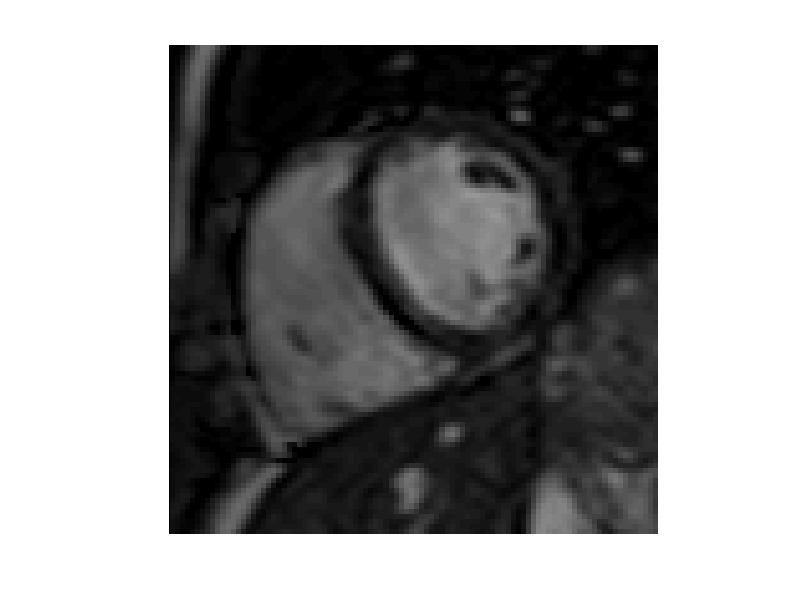

The MATLAB script that drew this image: (Note: this script raises an error after producing the figure.)
%% Matlab stub for task 2 in assignment 4 in Image analysis

load heart_data % load data

M = 96; % height of image, change this!
N = 96; % width of image, change this!

n = M*N; % Number of image pixels
figure;
imshow(im)
%% Estimate the means and the standard
chamber= chamber_values;
background= background_values;

chamber_mean = mean(chamber);
chamber_std = std(chamber);

background_mean = mean(background);
background_std = std(background);

fprintf('Chamber: mean = %f, std = %f\n', chamber_mean, chamber_std);
fprintf('Background: mean = %f, std = %f\n', background_mean, background_std);

%%
% create neighbour structure

Neighbours = edges8connected(M,N); % use 4-neighbours (or 8-neighbours with edges8connected)

i=Neighbours(:,1); 
j=Neighbours(:,2);
A = sparse(i,j,1,n,n); % create sparse matrix of connections between pixels 


% We can make A into a graph, and show it (test this for example for M = 5, N = 6 to
% see. For the full image it's not easy to see structure)
Ag = graph(A);
% plot(Ag);

% Choose weights:
[Gx, Gy] = gradient(double(im));
gradient_i = sqrt(Gx(i).^2 + Gy(i).^2);
gradient_j = sqrt(Gx(j).^2 + Gy(j).^2);
weights = 60*abs(gradient_i - gradient_j);


sigma = 1000; % 你需要设置这个值
diff = im(i) - im(j);
weights = exp(-diff.^2 / (2*sigma^2));
% Decide how important a short curve length is:
lambda = 1.2;


A = sparse(i,j,weights,n,n); % set regularization term so  that A_ij = lambda
  

mu1 = normfit(background_values);
mu2 = normfit(chamber_values);

pixels = im(:);
neg_log_likelihood_chamber = (pixels - chamber_mean).^2 / (2 * chamber_std^2);
neg_log_likelihood_background = (pixels - background_mean).^2 / (2 * background_std^2);
Tt = sparse((pixels - chamber_mean).^2 / (2 * chamber_std^2)); % 设置源节点的数据项
Ts = sparse((pixels - background_mean).^2 / (2 * background_std^2)); % 设置汇节点的数据项

% create matrix of the full graph, adding source and sink as nodes n+1 and
% n+2 respectively

F = sparse(zeros(n+2,n+2));
F(1:n,1:n) = A; % set regularization weights
F(n+1,1:n) = Ts'; % set data terms 
F(1:n,n+1) = Ts; % set data terms 
F(n+2,1:n) = Tt'; % set data terms 
F(1:n,n+2) = Tt; % set data terms 

% make sure that you understand what the matrix F represents!

Fg = graph(F); % turn F into a graph Fg

% help maxflow % see how Matlab's maxflow function works

[MF,GF,CS,CT] = maxflow(Fg,n+1,n+2); % run maxflow on graph with source node (n+1) and sink node (n+2)

% disp(MF) % shows the optmization value (maybe not so interesting)

% CS contains the pixels connected to the source node (including the source
% node n+1 as final entry (CT contains the sink nodes).

% We can construct out segmentation mask using these indices
seg = zeros(M,N);
seg(CS(1:end-1)) = 1; % set source pixels to 1
figure;
imagesc(seg); % show segmentation 
